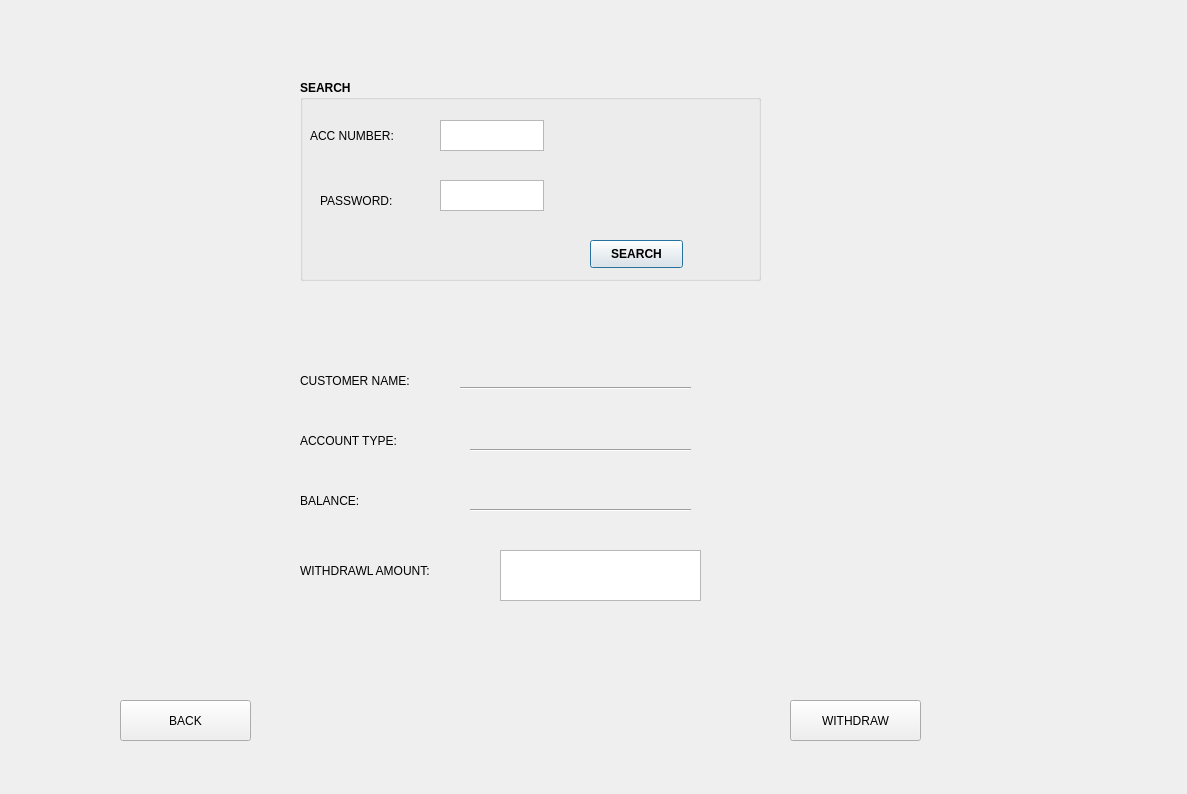
<?xml version="1.0" encoding="UTF-8"?>
<ui version="4.0">
 <class>Dialog</class>
 <widget class="QDialog" name="Dialog">
  <property name="geometry">
   <rect>
    <x>0</x>
    <y>0</y>
    <width>1187</width>
    <height>794</height>
   </rect>
  </property>
  <property name="minimumSize">
   <size>
    <width>1122</width>
    <height>0</height>
   </size>
  </property>
  <property name="windowTitle">
   <string>bank application</string>
  </property>
  <widget class="QGroupBox" name="groupBox">
   <property name="geometry">
    <rect>
     <x>300</x>
     <y>80</y>
     <width>461</width>
     <height>201</height>
    </rect>
   </property>
   <property name="minimumSize">
    <size>
     <width>461</width>
     <height>0</height>
    </size>
   </property>
   <property name="font">
    <font>
     <family>MS Sans Serif</family>
     <weight>75</weight>
     <bold>true</bold>
    </font>
   </property>
   <property name="title">
    <string>SEARCH</string>
   </property>
   <widget class="QLabel" name="label">
    <property name="geometry">
     <rect>
      <x>10</x>
      <y>40</y>
      <width>101</width>
      <height>31</height>
     </rect>
    </property>
    <property name="font">
     <font>
      <family>MS Shell Dlg 2</family>
      <weight>50</weight>
      <bold>false</bold>
     </font>
    </property>
    <property name="text">
     <string>ACC NUMBER:</string>
    </property>
   </widget>
   <widget class="QTextEdit" name="textEdit">
    <property name="geometry">
     <rect>
      <x>140</x>
      <y>40</y>
      <width>104</width>
      <height>31</height>
     </rect>
    </property>
   </widget>
   <widget class="QTextEdit" name="textEdit_2">
    <property name="geometry">
     <rect>
      <x>140</x>
      <y>100</y>
      <width>104</width>
      <height>31</height>
     </rect>
    </property>
   </widget>
   <widget class="QPushButton" name="pushButton">
    <property name="geometry">
     <rect>
      <x>290</x>
      <y>160</y>
      <width>93</width>
      <height>28</height>
     </rect>
    </property>
    <property name="text">
     <string>SEARCH</string>
    </property>
   </widget>
   <widget class="QLabel" name="label_2">
    <property name="geometry">
     <rect>
      <x>20</x>
      <y>100</y>
      <width>81</width>
      <height>41</height>
     </rect>
    </property>
    <property name="font">
     <font>
      <family>MS Shell Dlg 2</family>
      <weight>50</weight>
      <bold>false</bold>
     </font>
    </property>
    <property name="text">
     <string>PASSWORD:</string>
    </property>
   </widget>
  </widget>
  <widget class="QLabel" name="label_5">
   <property name="geometry">
    <rect>
     <x>300</x>
     <y>480</y>
     <width>141</width>
     <height>41</height>
    </rect>
   </property>
   <property name="text">
    <string>BALANCE:</string>
   </property>
  </widget>
  <widget class="QLabel" name="label_4">
   <property name="geometry">
    <rect>
     <x>300</x>
     <y>420</y>
     <width>141</width>
     <height>41</height>
    </rect>
   </property>
   <property name="text">
    <string>ACCOUNT TYPE:</string>
   </property>
  </widget>
  <widget class="QLabel" name="label_7">
   <property name="geometry">
    <rect>
     <x>510</x>
     <y>360</y>
     <width>111</width>
     <height>21</height>
    </rect>
   </property>
   <property name="text">
    <string/>
   </property>
  </widget>
  <widget class="QLabel" name="label_3">
   <property name="geometry">
    <rect>
     <x>300</x>
     <y>360</y>
     <width>141</width>
     <height>41</height>
    </rect>
   </property>
   <property name="text">
    <string>CUSTOMER NAME:</string>
   </property>
  </widget>
  <widget class="Line" name="line">
   <property name="geometry">
    <rect>
     <x>460</x>
     <y>380</y>
     <width>231</width>
     <height>16</height>
    </rect>
   </property>
   <property name="orientation">
    <enum>Qt::Horizontal</enum>
   </property>
  </widget>
  <widget class="QLabel" name="label_6">
   <property name="geometry">
    <rect>
     <x>300</x>
     <y>550</y>
     <width>141</width>
     <height>41</height>
    </rect>
   </property>
   <property name="text">
    <string>WITHDRAWL AMOUNT:</string>
   </property>
  </widget>
  <widget class="QLabel" name="label_8">
   <property name="geometry">
    <rect>
     <x>510</x>
     <y>420</y>
     <width>111</width>
     <height>21</height>
    </rect>
   </property>
   <property name="text">
    <string/>
   </property>
  </widget>
  <widget class="QTextEdit" name="textEdit_3">
   <property name="geometry">
    <rect>
     <x>500</x>
     <y>550</y>
     <width>201</width>
     <height>51</height>
    </rect>
   </property>
  </widget>
  <widget class="Line" name="line_3">
   <property name="geometry">
    <rect>
     <x>470</x>
     <y>500</y>
     <width>221</width>
     <height>20</height>
    </rect>
   </property>
   <property name="orientation">
    <enum>Qt::Horizontal</enum>
   </property>
  </widget>
  <widget class="Line" name="line_2">
   <property name="geometry">
    <rect>
     <x>470</x>
     <y>440</y>
     <width>221</width>
     <height>20</height>
    </rect>
   </property>
   <property name="orientation">
    <enum>Qt::Horizontal</enum>
   </property>
  </widget>
  <widget class="QLabel" name="label_9">
   <property name="geometry">
    <rect>
     <x>520</x>
     <y>490</y>
     <width>111</width>
     <height>21</height>
    </rect>
   </property>
   <property name="text">
    <string/>
   </property>
  </widget>
  <widget class="QPushButton" name="pushButton_3">
   <property name="geometry">
    <rect>
     <x>120</x>
     <y>700</y>
     <width>131</width>
     <height>41</height>
    </rect>
   </property>
   <property name="styleSheet">
    <string notr="true">font: 12pt &quot;MS Shell Dlg 2&quot;;</string>
   </property>
   <property name="text">
    <string>BACK</string>
   </property>
  </widget>
  <widget class="QPushButton" name="pushButton_4">
   <property name="geometry">
    <rect>
     <x>790</x>
     <y>700</y>
     <width>131</width>
     <height>41</height>
    </rect>
   </property>
   <property name="styleSheet">
    <string notr="true">font: 12pt &quot;MS Shell Dlg 2&quot;;</string>
   </property>
   <property name="text">
    <string>WITHDRAW</string>
   </property>
  </widget>
 </widget>
 <resources/>
 <connections/>
</ui>
